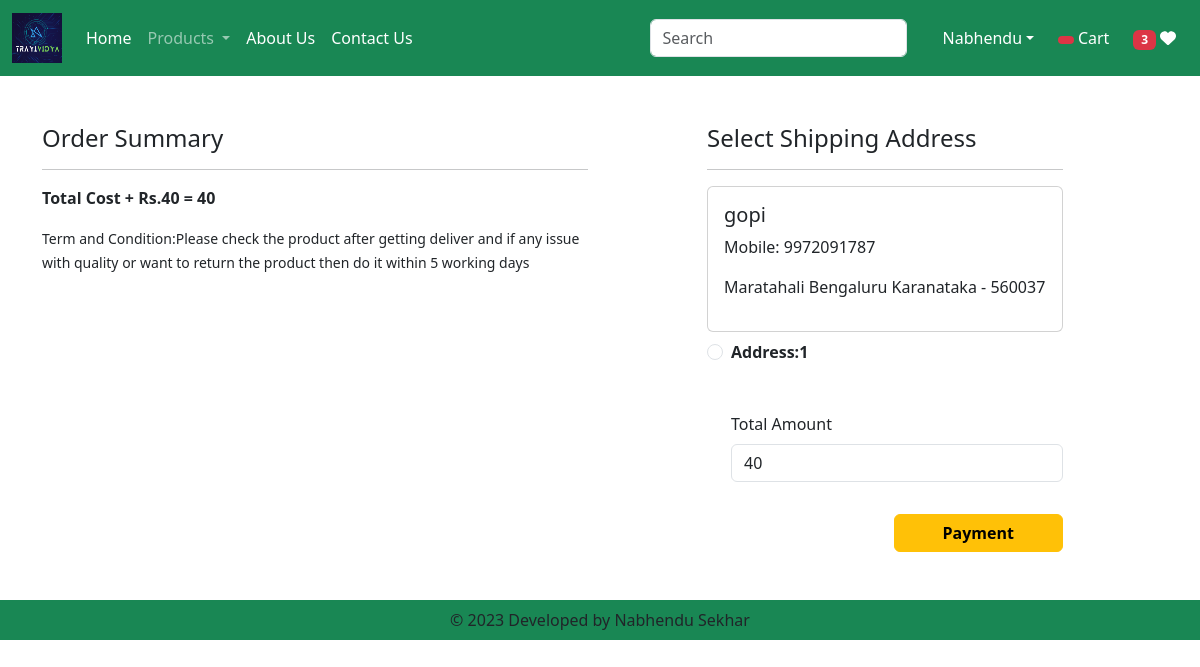
The page /checkout/ (signed in) on the database its author committed.
### app/models.py (models this page shows, shortened)
class Customer(models.Model):
    user=models.ForeignKey(User,on_delete=models.CASCADE)
    name=models.CharField(max_length=200)
    locality=models.CharField(max_length=200)
    city=models.CharField(max_length=50)
    mobile=models.IntegerField(default=0)
    zipcode=models.IntegerField()
    state=models.CharField(choices=STATE_CHOICES,max_length=100)

### app/views.py (the view, shortened to what this page needs)
# urls.py: path('checkout/',views.checkout.as_view(),name='checkout'),
class checkout(View):
    def get(self,request):
        totalitem=0
        wishitem=0
        if request.user.is_authenticated:
            totalitem=len(Cart.objects.filter(user=request.user))
            wishitem=len(Wishlist.objects.filter(user=request.user))
        user=request.user
        add=Customer.objects.filter(user=user)
        cart_items=Cart.objects.filter(user=user)
        famount=0
        for p in cart_items:
            value=p.quantity * p.product.discounted_price
            famount=famount + value
        totalamount=famount + 40
        razoramount=int(totalamount * 100)
        client=razorpay.Client(auth=(settings.RAZOR_KEY_ID,settings.RAZOR_KEY_SECRET))
        data={"amount":razoramount,"currency":"INR","receipt":"order_rcptid_12"}
        payment_response=client.order.create(data=data)
        print(payment_response)
        order_id=payment_response['id']
        order_status=payment_response['status']
        return render(request,'app/checkout.html',locals())

### app/templates/app/checkout.html (shortened to what this page needs)
{% extends 'app/base.html' %}
{% load static %}
{% block main-content %}
<div class="container">
    <div class="row mt-5">
        <div class="col col-sm-6">
            <h4>Order Summary</h4>
            <hr>
            <p class="fw-bold">Total Cost + Rs.40 = {{totalamount}} </p>
            <small>Term and Condition:Please check the product after getting deliver and if any issue with quality or want to return the product then do it within 5 working days</small>
        </div>
        <div class="col-sm-4 offset-sm-1">
            <h4>Select Shipping Address</h4>
            <hr>
            <form method="post" id="myform">
                {% for ad in add %}
                <div class="card">
                    <div class="card-body">
                    <h5>{{ad.name}} </h5>
                    <p>Mobile: {{ad.mobile}} </p>
                    <p>{{ad.locality}} {{ad.city}} {{ad.state}} - {{ad.zipcode}} </p>
                    </div>
                </div>
                <div class="form-check mt-2 mb-5">
                    <input class="form-check-input" type="radio" name="custid" id="custadd{{forloop.counter}}" value="{{ad.id}}">
                    <label class="form-check-label fw-bold" for="custadd{{forloop.counter}}">Address:{{forloop.counter}} </label>
                </div>
                {% endfor %}
                <div class="form-check mb-3">
                    <label for="totamount" class="form-label">Total Amount</label>
                    <input type="number" class="form-control" name="totamount" value="{{totalamount}}" readonly>
                </div>
                <div class="text-end">
                    <button id="rzp-button1" type="submit" class="btn btn-warning mt-3 px-5 fw-bold">Payment</button>
                </div>
            </form>
        </div>
    </div>
</div>
{% endblock main-content %}

### rows shown on the page
Customer: name "gopi", mobile "9972091787", locality "Maratahali", city "Bengaluru", state "Karanataka", zipcode "560037"

### other values the page prints
{{ wishitem }} "3"
{{ totalamount }} "40"
